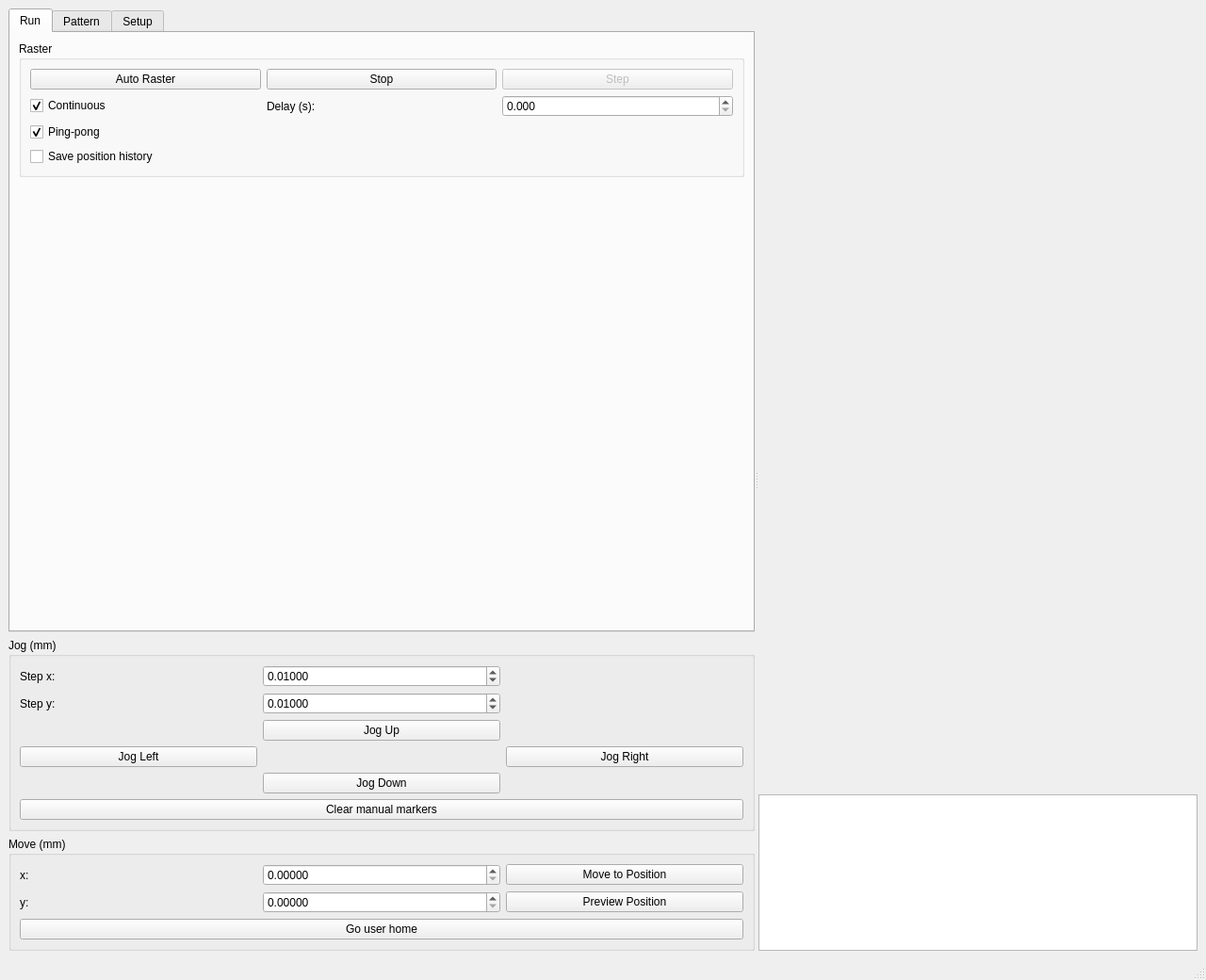
<?xml version="1.0" encoding="UTF-8"?>
<ui version="4.0">
 <class>MainWindow</class>
 <widget class="QMainWindow" name="MainWindow">
  <property name="geometry">
   <rect>
    <x>0</x>
    <y>0</y>
    <width>1280</width>
    <height>720</height>
   </rect>
  </property>
  <property name="windowTitle">
   <string>Raster Controller</string>
  </property>
  <widget class="QWidget" name="centralwidget">
   <layout class="QVBoxLayout" name="verticalLayout_Main">
    <item>
     <widget class="QSplitter" name="splitter">
      <property name="orientation">
       <enum>Qt::Horizontal</enum>
      </property>
      
      <widget class="QWidget" name="leftWidget">
       <layout class="QVBoxLayout" name="verticalLayout_Left">
        <property name="leftMargin"><number>0</number></property>
        <property name="topMargin"><number>0</number></property>
        <property name="rightMargin"><number>0</number></property>
        <property name="bottomMargin"><number>0</number></property>
        <item>
         <widget class="QTabWidget" name="tabWidget">
       <property name="currentIndex">
        <number>0</number>
       </property>
       <property name="minimumSize">
        <size>
         <width>400</width>
         <height>0</height>
        </size>
       </property>
       
       <widget class="QWidget" name="tab">
        <attribute name="title">
         <string>Run</string>
        </attribute>
        <layout class="QVBoxLayout" name="autoLayout">
         <item>
          <widget class="QGroupBox" name="group_raster">
           <property name="title">
            <string>Raster</string>
           </property>
           <layout class="QGridLayout" name="grid_raster">
            <item row="0" column="0">
            <widget class="QPushButton" name="start_button">
             <property name="text">
              <string>Auto Raster</string>
             </property>
             <property name="primary" stdset="0"><bool>true</bool></property>
            </widget>
           </item>
            <item row="0" column="1">
            <widget class="QPushButton" name="stop_button">
             <property name="text">
              <string>Stop</string>
             </property>
             <property name="primary" stdset="0"><bool>true</bool></property>
            </widget>
           </item>
            <item row="0" column="2">
            <widget class="QPushButton" name="raster_step_button">
             <property name="text">
              <string>Step</string>
             </property>
             <property name="enabled">
              <bool>false</bool>
             </property>
            </widget>
           </item>
            <item row="1" column="0">
            <widget class="QCheckBox" name="raster_continuous_checkbox">
             <property name="text">
              <string>Continuous</string>
             </property>
             <property name="checked">
              <bool>true</bool>
             </property>
            </widget>
           </item>
            <item row="1" column="1">
       <widget class="QLabel" name="label_timer">
        <property name="text">
         <string>Delay (s):</string>
        </property>
       </widget>
      </item>
            <item row="1" column="2">
       <widget class="QDoubleSpinBox" name="sleepTimer">
        <property name="decimals">
         <number>3</number>
        </property>
        <property name="maximum">
         <double>60.0</double>
        </property>
        <property name="singleStep">
         <double>0.05</double>
        </property>
       </widget>
      </item>
            <item row="2" column="0" colspan="3">
           <widget class="QCheckBox" name="raster_pingpong_checkbox">
            <property name="text">
             <string>Ping-pong</string>
            </property>
            <property name="checked">
             <bool>true</bool>
            </property>
           </widget>
          </item>
            <item row="3" column="0" colspan="3">
           <widget class="QCheckBox" name="checkBox_2">
            <property name="text">
             <string>Save position history</string>
            </property>
           </widget>
          </item>
           </layout>
          </widget>
         </item>

         <item><spacer name="autoBottomSpacer"><property name="orientation"><enum>Qt::Vertical</enum></property><property name="sizeHint" stdset="0"><size><width>20</width><height>40</height></size></property></spacer></item>
        </layout>
       </widget>

       <widget class="QWidget" name="tab_pattern">
        <attribute name="title">
         <string>Pattern</string>
        </attribute>
        <layout class="QVBoxLayout" name="patternTabLayout">
         <item>
          <widget class="QGroupBox" name="group_pattern">
           <property name="title">
            <string>Raster Pattern</string>
           </property>
           <layout class="QVBoxLayout" name="patternLayout">
            <item>
             <widget class="QComboBox" name="alg_choice">
              <item><property name="text"><string>Square Raster X</string></property></item>
              <item><property name="text"><string>Square Raster Y</string></property></item>
              <item><property name="text"><string>Spiral Raster</string></property></item>
              <item><property name="text"><string>Convex Hull Raster</string></property></item>
              <property name="currentIndex"><number>3</number></property>
             </widget>
            </item>
            <item>
             <widget class="QCheckBox" name="show_direction_checkbox">
              <property name="text">
               <string>Show rastering direction</string>
              </property>
             </widget>
            </item>
           </layout>
          </widget>
         </item>

         <item>
          <widget class="QGroupBox" name="group_steps">
           <property name="title">
            <string>Raster Step Size</string>
           </property>
           <layout class="QGridLayout" name="grid_steps">
            <item row="0" column="0"><widget class="QLabel" name="lxstep"><property name="text"><string>Step x (image px):</string></property></widget></item>
            <item row="0" column="1"><widget class="QDoubleSpinBox" name="xstep"><property name="decimals"><number>5</number></property><property name="minimum"><double>0.0</double></property><property name="maximum"><double>10000.0</double></property><property name="singleStep"><double>0.1</double></property><property name="value"><double>10.0</double></property></widget></item>
            <item row="1" column="0"><widget class="QLabel" name="lystep"><property name="text"><string>Step y (image px):</string></property></widget></item>
            <item row="1" column="1"><widget class="QDoubleSpinBox" name="ystep"><property name="decimals"><number>5</number></property><property name="minimum"><double>0.0</double></property><property name="maximum"><double>10000.0</double></property><property name="singleStep"><double>0.1</double></property><property name="value"><double>10.0</double></property></widget></item>
           </layout>
          </widget>
         </item>
         
         <item>
          <widget class="QGroupBox" name="group_spiral">
           <property name="title">
            <string>Spiral parameters (px / rad)</string>
           </property>
           <layout class="QGridLayout" name="grid_spiral">
            <item row="0" column="0"><widget class="QLabel" name="lrad"><property name="text"><string>Radius (image px):</string></property></widget></item>
            <item row="0" column="1"><widget class="QDoubleSpinBox" name="radius_spiral"><property name="decimals"><number>5</number></property><property name="minimum"><double>0.0</double></property><property name="maximum"><double>10000.0</double></property><property name="singleStep"><double>0.01</double></property><property name="value"><double>0.05</double></property></widget></item>
            <item row="1" column="0"><widget class="QLabel" name="lradstep"><property name="text"><string>Rad step (image px):</string></property></widget></item>
            <item row="1" column="1"><widget class="QDoubleSpinBox" name="step_spiral"><property name="decimals"><number>5</number></property><property name="minimum"><double>0.0</double></property><property name="maximum"><double>10000.0</double></property><property name="singleStep"><double>0.001</double></property><property name="value"><double>0.008</double></property></widget></item>
            <item row="2" column="0"><widget class="QLabel" name="langstep"><property name="text"><string>Angle step (rad):</string></property></widget></item>
            <item row="2" column="1"><widget class="QDoubleSpinBox" name="angle_spiral"><property name="decimals"><number>5</number></property><property name="minimum"><double>0.0</double></property><property name="singleStep"><double>0.01</double></property><property name="value"><double>0.1</double></property></widget></item>
            <item row="3" column="0"><widget class="QLabel" name="langchange"><property name="text"><string>Ang change (rad):</string></property></widget></item>
            <item row="3" column="1"><widget class="QDoubleSpinBox" name="ang_change"><property name="decimals"><number>5</number></property><property name="singleStep"><double>0.001</double></property><property name="value"><double>0.05</double></property></widget></item>
            <item row="4" column="0"><widget class="QLabel" name="lspiralcx"><property name="text"><string>Center x (image px):</string></property></widget></item>
            <item row="4" column="1"><widget class="QDoubleSpinBox" name="spiral_cx"><property name="toolTip"><string>Spiral origin X (target/plot units). Independent of the scan bounds; the spiral is still clipped to the bounds.</string></property><property name="decimals"><number>5</number></property><property name="minimum"><double>-10000.0</double></property><property name="maximum"><double>10000.0</double></property><property name="singleStep"><double>0.01</double></property><property name="value"><double>1.5</double></property></widget></item>
            <item row="5" column="0"><widget class="QLabel" name="lspiralcy"><property name="text"><string>Center y (image px):</string></property></widget></item>
            <item row="5" column="1"><widget class="QDoubleSpinBox" name="spiral_cy"><property name="toolTip"><string>Spiral origin Y (target/plot units). Independent of the scan bounds; the spiral is still clipped to the bounds.</string></property><property name="decimals"><number>5</number></property><property name="minimum"><double>-10000.0</double></property><property name="maximum"><double>10000.0</double></property><property name="singleStep"><double>0.01</double></property><property name="value"><double>1.5</double></property></widget></item>
           </layout>
          </widget>
         </item>

         <item>
          <widget class="QGroupBox" name="group_bounds">
           <property name="toolTip">
            <string>The scan region for ALL patterns: square fill, spiral clip region, and convex-hull grid extent -- not just the square raster. Values are camera image pixels (target space); calibration maps them to motor units.</string>
           </property>
           <property name="title">
            <string>Scan bounds (image px)</string>
           </property>
           <layout class="QGridLayout" name="grid_bounds">
            <item row="0" column="0"><widget class="QLabel" name="lxlow"><property name="text"><string>x lower:</string></property></widget></item>
            <item row="0" column="1"><widget class="QDoubleSpinBox" name="xlow"><property name="decimals"><number>5</number></property><property name="minimum"><double>-1000.0</double></property><property name="maximum"><double>10000.0</double></property><property name="singleStep"><double>0.01</double></property></widget></item>
            <item row="1" column="0"><widget class="QLabel" name="lxhigh"><property name="text"><string>x upper:</string></property></widget></item>
            <item row="1" column="1"><widget class="QDoubleSpinBox" name="xhigh"><property name="decimals"><number>5</number></property><property name="minimum"><double>-1000.0</double></property><property name="maximum"><double>10000.0</double></property><property name="singleStep"><double>0.01</double></property><property name="value"><double>3.0</double></property></widget></item>
            <item row="2" column="0"><widget class="QLabel" name="lylow"><property name="text"><string>y lower:</string></property></widget></item>
            <item row="2" column="1"><widget class="QDoubleSpinBox" name="ylow"><property name="decimals"><number>5</number></property><property name="minimum"><double>-1000.0</double></property><property name="maximum"><double>10000.0</double></property><property name="singleStep"><double>0.01</double></property></widget></item>
            <item row="3" column="0"><widget class="QLabel" name="lyhigh"><property name="text"><string>y upper:</string></property></widget></item>
            <item row="3" column="1"><widget class="QDoubleSpinBox" name="yhigh"><property name="decimals"><number>5</number></property><property name="minimum"><double>-1000.0</double></property><property name="maximum"><double>10000.0</double></property><property name="singleStep"><double>0.01</double></property><property name="value"><double>3.0</double></property></widget></item>
            <item row="4" column="0" colspan="2">
             <widget class="QCheckBox" name="enforce_bounds_checkbox">
              <property name="toolTip"><string>When checked, the controller REJECTS raster + go-to-site moves outside the scan-bounds box (the calibrated target-space path); the box is drawn while checked and tracks the limits live. Move-rejection only -- it does NOT change the raster region (the preview always uses the bound spinboxes). Manual "Move to Position"/jog use separate motor limits and are unaffected.</string></property>
              <property name="text"><string>Enforce scan bounds (reject moves outside)</string></property>
             </widget>
            </item>
           </layout>
          </widget>
         </item>

         <item>
          <layout class="QHBoxLayout" name="patternActionsLayout">
           <item>
            <widget class="QPushButton" name="path_button">
             <property name="text">
              <string>Preview Path</string>
             </property>
             <property name="primary" stdset="0"><bool>true</bool></property>
            </widget>
           </item>
           <item>
            <widget class="QPushButton" name="clearAll">
             <property name="text">
              <string>Clear All Raster Points</string>
             </property>
            </widget>
           </item>
           <item>
            <widget class="QPushButton" name="save_button">
             <property name="text">
              <string>Save and Clear</string>
             </property>
            </widget>
           </item>
          </layout>
         </item>
         <item><spacer name="patternBottomSpacer"><property name="orientation"><enum>Qt::Vertical</enum></property><property name="sizeHint" stdset="0"><size><width>20</width><height>40</height></size></property></spacer></item>
        </layout>
       </widget>
       
       <widget class="QWidget" name="tab_2">
        <attribute name="title">
         <string>Setup</string>
        </attribute>
        <layout class="QVBoxLayout" name="manualLayout">
         <item>
          <layout class="QHBoxLayout" name="manualTopButtons">
           <item>
             <widget class="QPushButton" name="resetButton">
               <property name="text"><string>Reset</string></property>
               <property name="maximumWidth"><number>60</number></property>
             </widget>
           </item>
           <item>
             <widget class="QPushButton" name="calibrateButton">
               <property name="text"><string>Calibrate (Affine)</string></property>
               <property name="sizePolicy">
                 <sizepolicy hsizetype="Expanding" vsizetype="Fixed">
                   <horstretch>0</horstretch>
                   <verstretch>0</verstretch>
                 </sizepolicy>
               </property>
               <property name="primary" stdset="0"><bool>true</bool></property>
             </widget>
           </item>
           <item>
             <widget class="QPushButton" name="useold">
               <property name="text"><string>Revert to Last</string></property>
               <property name="toolTip"><string>Re-load the last saved or loaded calibration: applies affine matrix + User Home + backlash. If the bundle includes camera settings, the 'Apply camera settings from cal' button is re-enabled. Use this after a botched re-calibration to get back to a known-good state.</string></property>
               <property name="minimumWidth"><number>100</number></property>
             </widget>
           </item>
          </layout>
         </item>

         <item>
          <layout class="QHBoxLayout" name="calFileButtons">
           <item>
             <widget class="QPushButton" name="saveCalibrationButton">
               <property name="text"><string>Save Calibration As...</string></property>
               <property name="toolTip"><string>Save the current calibration to a named JSON file. Bundles affine matrix + User Home values + motor backlash + current camera AOI / rotation / flip.</string></property>
             </widget>
           </item>
           <item>
             <widget class="QPushButton" name="loadCalibrationButton">
               <property name="text"><string>Load Calibration...</string></property>
               <property name="toolTip"><string>Load a calibration JSON. Applies affine matrix, User Home, and backlash immediately. If the file bundles camera settings, the 'Apply camera settings from cal' button becomes enabled.</string></property>
             </widget>
           </item>
           <item>
             <widget class="QPushButton" name="applyCameraFromCalButton">
               <property name="text"><string>Apply camera settings from cal</string></property>
               <property name="toolTip"><string>Apply the AOI / Start X / Start Y / rotation / flip values bundled with the currently loaded calibration. Use this to revert camera display settings after experimenting with them.</string></property>
               <property name="enabled"><bool>false</bool></property>
             </widget>
           </item>
          </layout>
         </item>
         
         <item>
          <widget class="QGroupBox" name="group_calmat">
           <property name="title"><string>Calibration (M·target + b)</string></property>
           <layout class="QGridLayout" name="grid_calmat">
            <item row="0" column="0"><widget class="QLabel" name="lm11"><property name="text"><string>M11</string></property></widget></item>
            <item row="0" column="1"><widget class="QDoubleSpinBox" name="matrix_11"><property name="decimals"><number>3</number></property></widget></item>
            <item row="0" column="2"><widget class="QLabel" name="lm12"><property name="text"><string>M12</string></property></widget></item>
            <item row="0" column="3"><widget class="QDoubleSpinBox" name="matrix_12"><property name="decimals"><number>3</number></property></widget></item>
            <item row="1" column="0"><widget class="QLabel" name="lm21"><property name="text"><string>M21</string></property></widget></item>
            <item row="1" column="1"><widget class="QDoubleSpinBox" name="matrix_21"><property name="decimals"><number>3</number></property></widget></item>
            <item row="1" column="2"><widget class="QLabel" name="lm22"><property name="text"><string>M22</string></property></widget></item>
            <item row="1" column="3"><widget class="QDoubleSpinBox" name="matrix_22"><property name="decimals"><number>3</number></property></widget></item>
            <item row="2" column="0"><widget class="QLabel" name="lbx"><property name="text"><string>bX</string></property></widget></item>
            <item row="2" column="1"><widget class="QDoubleSpinBox" name="offset_a"><property name="decimals"><number>3</number></property></widget></item>
            <item row="2" column="2"><widget class="QLabel" name="lby"><property name="text"><string>bY</string></property></widget></item>
            <item row="2" column="3"><widget class="QDoubleSpinBox" name="offset_b"><property name="decimals"><number>3</number></property></widget></item>
           </layout>
          </widget>
         </item>
         
         <item>
          <widget class="QGroupBox" name="group_device_home">
           <property name="title"><string>Device Home (mechanical reference)</string></property>
           <property name="toolTip"><string>Kinesis Home(): drives the motor on a SLOW full-travel run to its mechanical limit/reference (can take several seconds). NOT the same as User Home (which just goes to a stored target without homing). Use only when re-zeroing after a power cycle or stall.</string></property>
           <layout class="QGridLayout" name="grid_device_home">
            <item row="0" column="0"><widget class="QPushButton" name="device_home_x"><property name="toolTip"><string>SLOW full-travel mechanical homing of the X motor (Kinesis Home(), can take seconds). Re-zeros the mechanical reference after a power cycle/stall -- NOT 'go to a stored position' (that is User Home Go).</string></property><property name="text"><string>Device Home X</string></property></widget></item>
            <item row="0" column="1"><widget class="QPushButton" name="device_home_y"><property name="toolTip"><string>SLOW full-travel mechanical homing of the Y motor (Kinesis Home(), can take seconds). Re-zeros the mechanical reference after a power cycle/stall -- NOT 'go to a stored position' (that is User Home Go).</string></property><property name="text"><string>Device Home Y</string></property></widget></item>
            <item row="0" column="2"><widget class="QPushButton" name="device_home_both"><property name="toolTip"><string>SLOW full-travel mechanical homing of BOTH motors (Kinesis Home(), can take seconds). Re-zeros the mechanical reference after a power cycle/stall -- NOT 'go to a stored position' (that is User Home Both).</string></property><property name="text"><string>Device Home Both</string></property></widget></item>
           </layout>
          </widget>
         </item>

         <item>
          <widget class="QGroupBox" name="group_user_home">
           <property name="title"><string>User Home (mm; user-defined target position)</string></property>
           <property name="toolTip"><string>User-programmable home: a stored (X, Y) motor target. Set commits the spinbox value as the new stored target without moving the motor; Go moves to the stored value. NOT a coordinate-frame origin — reported positions are unchanged.</string></property>
           <layout class="QGridLayout" name="grid_user_home">
            <item row="0" column="1"><widget class="QLabel" name="luser_home_reading_hdr"><property name="text"><string>Reading</string></property></widget></item>
            <item row="0" column="2"><widget class="QLabel" name="luser_home_setpoint_hdr"><property name="text"><string>Setpoint</string></property></widget></item>
            <item row="1" column="0"><widget class="QLabel" name="luser_home_x"><property name="text"><string>X:</string></property></widget></item>
            <item row="1" column="1"><widget class="QLabel" name="user_home_x_reading"><property name="text"><string>—</string></property></widget></item>
            <item row="1" column="2"><widget class="QDoubleSpinBox" name="user_home_x_setpoint"><property name="decimals"><number>5</number></property><property name="singleStep"><double>0.01</double></property><property name="minimum"><double>-1000.0</double></property><property name="maximum"><double>1000.0</double></property></widget></item>
            <item row="1" column="3"><widget class="QPushButton" name="user_home_x_set"><property name="text"><string>Set</string></property></widget></item>
            <item row="1" column="4"><widget class="QPushButton" name="user_home_x_go"><property name="text"><string>Go</string></property></widget></item>
            <item row="2" column="0"><widget class="QLabel" name="luser_home_y"><property name="text"><string>Y:</string></property></widget></item>
            <item row="2" column="1"><widget class="QLabel" name="user_home_y_reading"><property name="text"><string>—</string></property></widget></item>
            <item row="2" column="2"><widget class="QDoubleSpinBox" name="user_home_y_setpoint"><property name="decimals"><number>5</number></property><property name="singleStep"><double>0.01</double></property><property name="minimum"><double>-1000.0</double></property><property name="maximum"><double>1000.0</double></property></widget></item>
            <item row="2" column="3"><widget class="QPushButton" name="user_home_y_set"><property name="text"><string>Set</string></property></widget></item>
            <item row="2" column="4"><widget class="QPushButton" name="user_home_y_go"><property name="text"><string>Go</string></property></widget></item>
           </layout>
          </widget>
         </item>

         <item>
          <widget class="QGroupBox" name="group_backlash">
           <property name="title"><string>Backlash (motor units = mm)</string></property>
           <property name="toolTip"><string>Reading column shows the live motor backlash. Type a value in Setpoint and press the Set button to send it (typing/arrows alone do nothing). Reading refreshes asynchronously once the motor confirms — even if a Home is in progress, the prompt stays responsive.</string></property>
           <layout class="QGridLayout" name="grid_backlash">
            <item row="0" column="1"><widget class="QLabel" name="lbacklash_reading_hdr"><property name="text"><string>Reading</string></property></widget></item>
            <item row="0" column="2"><widget class="QLabel" name="lbacklash_setpoint_hdr"><property name="text"><string>Setpoint</string></property></widget></item>
            <item row="0" column="3"><widget class="QLabel" name="lbacklash_action_hdr"><property name="text"><string>Action</string></property></widget></item>
            <item row="1" column="0"><widget class="QLabel" name="lbacklash_x"><property name="text"><string>X:</string></property></widget></item>
            <item row="1" column="1"><widget class="QLabel" name="x_backlash_reading"><property name="text"><string>—</string></property></widget></item>
            <item row="1" column="2"><widget class="QDoubleSpinBox" name="x_backlash"><property name="decimals"><number>5</number></property><property name="singleStep"><double>0.001</double></property></widget></item>
            <item row="1" column="3"><widget class="QPushButton" name="x_backlash_set"><property name="text"><string>Set</string></property><property name="toolTip"><string>Send the X Setpoint to the motor as the new backlash (non-blocking).</string></property></widget></item>
            <item row="2" column="0"><widget class="QLabel" name="lbacklash_y"><property name="text"><string>Y:</string></property></widget></item>
            <item row="2" column="1"><widget class="QLabel" name="y_backlash_reading"><property name="text"><string>—</string></property></widget></item>
            <item row="2" column="2"><widget class="QDoubleSpinBox" name="y_backlash"><property name="decimals"><number>5</number></property><property name="singleStep"><double>0.001</double></property></widget></item>
            <item row="2" column="3"><widget class="QPushButton" name="y_backlash_set"><property name="text"><string>Set</string></property><property name="toolTip"><string>Send the Y Setpoint to the motor as the new backlash (non-blocking).</string></property></widget></item>
           </layout>
          </widget>
         </item>

         <item>
          <widget class="QGroupBox" name="group_display_options">
           <property name="title"><string>Display Options</string></property>
           <layout class="QGridLayout" name="grid_display_options">
            <item row="0" column="0" colspan="3">
             <widget class="QCheckBox" name="show_current_marker_checkbox">
              <property name="text"><string>Show current position</string></property>
              <property name="checked"><bool>true</bool></property>
             </widget>
            </item>
            <item row="1" column="0">
             <widget class="QCheckBox" name="show_all_points_checkbox">
              <property name="text"><string>Display points</string></property>
             </widget>
            </item>
            <item row="1" column="1"><widget class="QLabel" name="l_pts"><property name="text"><string>Last N:</string></property></widget></item>
            <item row="1" column="2">
             <widget class="QSpinBox" name="point_display_count">
              <property name="minimum"><number>0</number></property>
              <property name="maximum"><number>100000</number></property>
              <property name="value"><number>50</number></property>
             </widget>
            </item>
            <item row="2" column="0">
             <widget class="QCheckBox" name="show_all_raster_points_checkbox">
              <property name="text"><string>Display raster points</string></property>
              <property name="checked"><bool>true</bool></property>
             </widget>
            </item>
            <item row="2" column="1"><widget class="QLabel" name="l_raster_pts"><property name="text"><string>Last N:</string></property></widget></item>
            <item row="2" column="2">
             <widget class="QSpinBox" name="raster_point_display_count">
              <property name="minimum"><number>0</number></property>
              <property name="maximum"><number>1000000</number></property>
              <property name="value"><number>500</number></property>
             </widget>
            </item>
           </layout>
          </widget>
         </item>

         <item><spacer name="manualBottomSpacer"><property name="orientation"><enum>Qt::Vertical</enum></property><property name="sizeHint" stdset="0"><size><width>20</width><height>40</height></size></property></spacer></item>
        </layout>
       </widget>
      </widget>
        </item>
        <item>
         <layout class="QVBoxLayout" name="motionBox">
          <item>
           <widget class="QGroupBox" name="group_jog">
            <property name="title"><string>Jog (mm)</string></property>
            <layout class="QGridLayout" name="grid_jog">
             <item row="0" column="0"><widget class="QLabel" name="l_stepx"><property name="text"><string>Step x:</string></property></widget></item>
             <item row="0" column="1"><widget class="QDoubleSpinBox" name="dx_button"><property name="decimals"><number>5</number></property><property name="value"><double>0.01</double></property></widget></item>
             <item row="1" column="0"><widget class="QLabel" name="l_stepy"><property name="text"><string>Step y:</string></property></widget></item>
             <item row="1" column="1"><widget class="QDoubleSpinBox" name="dy_button"><property name="decimals"><number>5</number></property><property name="value"><double>0.01</double></property></widget></item>
             <item row="2" column="1"><widget class="QPushButton" name="jog_up_button_3"><property name="text"><string>Jog Up</string></property></widget></item>
             <item row="3" column="0"><widget class="QPushButton" name="jog_left_button_3"><property name="text"><string>Jog Left</string></property></widget></item>
             <item row="3" column="2"><widget class="QPushButton" name="jog_right_button_3"><property name="text"><string>Jog Right</string></property></widget></item>
             <item row="4" column="1"><widget class="QPushButton" name="jog_down_button_3"><property name="text"><string>Jog Down</string></property></widget></item>
             <item row="5" column="0" colspan="3">
              <widget class="QPushButton" name="clearAllManual"><property name="text"><string>Clear manual markers</string></property></widget>
             </item>
            </layout>
           </widget>
          </item>
          <item>
           <widget class="QGroupBox" name="group_move">
            <property name="title"><string>Move (mm)</string></property>
            <layout class="QGridLayout" name="grid_move">
             <item row="0" column="0"><widget class="QLabel" name="lx"><property name="text"><string>x:</string></property></widget></item>
             <item row="0" column="1"><widget class="QDoubleSpinBox" name="x"><property name="decimals"><number>5</number></property></widget></item>
             <item row="0" column="2"><widget class="QPushButton" name="move_to_pos"><property name="text"><string>Move to Position</string></property></widget></item>
             <item row="1" column="0"><widget class="QLabel" name="ly"><property name="text"><string>y:</string></property></widget></item>
             <item row="1" column="1"><widget class="QDoubleSpinBox" name="y"><property name="decimals"><number>5</number></property></widget></item>
             <item row="1" column="2"><widget class="QPushButton" name="preview_pos"><property name="text"><string>Preview Position</string></property></widget></item>
             <item row="2" column="0" colspan="3"><widget class="QPushButton" name="user_home_both"><property name="text"><string>Go user home</string></property></widget></item>
            </layout>
           </widget>
          </item>
         </layout>
        </item>
       </layout>
      </widget>

      <widget class="QWidget" name="rightWidget">
       <layout class="QVBoxLayout" name="verticalLayout_Right">
        <item>
         <widget class="QWidget" name="plot" native="true">
          <property name="sizePolicy">
           <sizepolicy hsizetype="Expanding" vsizetype="Expanding">
            <horstretch>1</horstretch>
            <verstretch>10</verstretch>
           </sizepolicy>
          </property>
         </widget>
        </item>
        <item>
         <widget class="QTextEdit" name="textEdit_2">
          <property name="minimumHeight">
           <number>120</number>
          </property>
          <property name="sizePolicy">
           <sizepolicy hsizetype="Expanding" vsizetype="Preferred">
             <horstretch>1</horstretch>
             <verstretch>2</verstretch>
           </sizepolicy>
          </property>
          <property name="readOnly">
           <bool>true</bool>
          </property>
         </widget>
        </item>
       </layout>
      </widget>
     </widget>
    </item>
   </layout>
  </widget>
  <widget class="QMenuBar" name="menubar"/>
  <widget class="QStatusBar" name="statusbar"/>
 </widget>
 <resources/>
 <connections/>
</ui>
